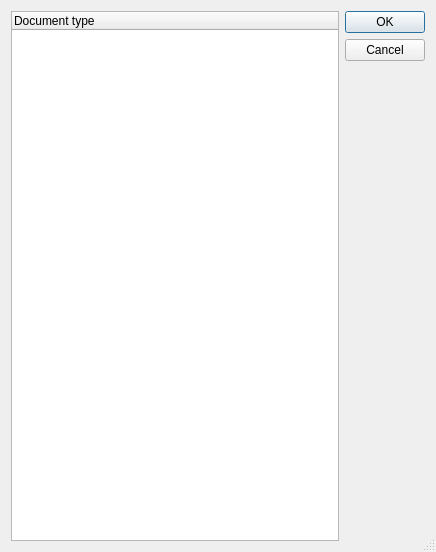
<?xml version="1.0" encoding="UTF-8"?>
<ui version="4.0">
 <class>TypeTreeSelect</class>
 <widget class="QDialog" name="TypeTreeSelect">
  <property name="geometry">
   <rect>
    <x>0</x>
    <y>0</y>
    <width>436</width>
    <height>552</height>
   </rect>
  </property>
  <property name="windowTitle">
   <string>Select document type</string>
  </property>
  <property name="locale">
   <locale language="English" country="UnitedStates"/>
  </property>
  <property name="sizeGripEnabled">
   <bool>true</bool>
  </property>
  <layout class="QHBoxLayout" name="horizontalLayout">
   <item>
    <widget class="PlotTree" name="treeWidget">
     <column>
      <property name="text">
       <string notr="true">Document type</string>
      </property>
     </column>
    </widget>
   </item>
   <item>
    <widget class="QDialogButtonBox" name="buttonBox">
     <property name="orientation">
      <enum>Qt::Vertical</enum>
     </property>
     <property name="standardButtons">
      <set>QDialogButtonBox::Cancel|QDialogButtonBox::Ok</set>
     </property>
    </widget>
   </item>
  </layout>
 </widget>
 <customwidgets>
  <customwidget>
   <class>PlotTree</class>
   <extends>QTreeWidget</extends>
   <header>PlotTree.h</header>
   <slots>
    <slot>PopulateTree()</slot>
   </slots>
  </customwidget>
 </customwidgets>
 <resources/>
 <connections>
  <connection>
   <sender>buttonBox</sender>
   <signal>rejected()</signal>
   <receiver>TypeTreeSelect</receiver>
   <slot>reject()</slot>
   <hints>
    <hint type="sourcelabel">
     <x>316</x>
     <y>260</y>
    </hint>
    <hint type="destinationlabel">
     <x>286</x>
     <y>274</y>
    </hint>
   </hints>
  </connection>
 </connections>
</ui>
